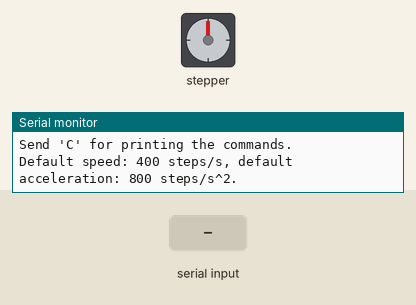
This sketch was run on a simulated Arduino Uno, built with avr-gcc and run on an emulated ATmega328P. On the bench: stepper motor, the last lines printed to the serial monitor. The test bench sets the inputs (shaded band). Stepper angles assume 200 steps per turn.

Above: at 1.2 s.
1.3 s: "P90\n" received over Serial
At 3.2 s:
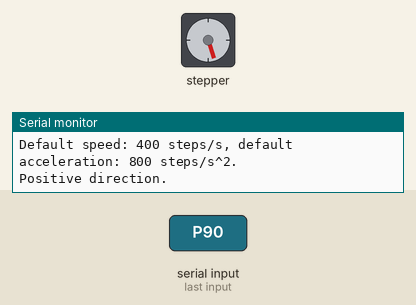
3.9 s: "N,45\n" received over Serial
At 5.8 s:
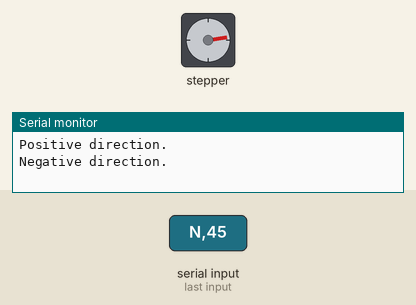
6.5 s: "H" received over Serial
At 7.8 s:
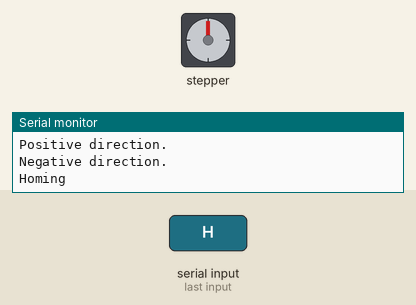
8.1 s: "r90\n" received over Serial
At 10.5 s:
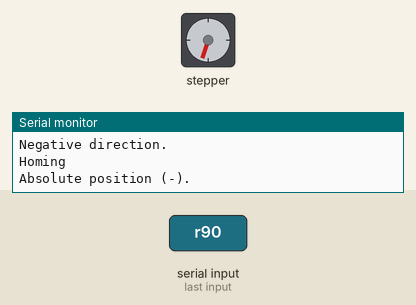
10.8 s: "R90\n" received over Serial
At 12.2 s:
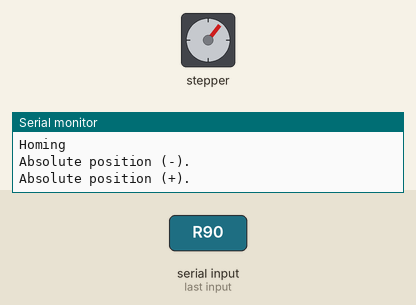
Timing chart, 0 to 13.8 s (numbered marks = the images above; inputs shaded):
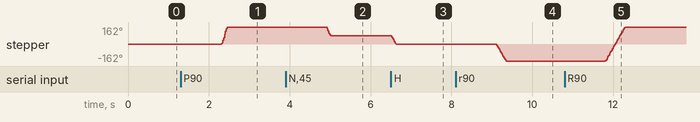

Measured:
- after the input at 1.3 s, stepper: turns 162° clockwise in 0.16 s, starting after 1.0 s
- after the input at 3.9 s, stepper: turns 81° counter-clockwise in 0.11 s, starting after 1.0 s
- after the input at 6.5 s, stepper: turns 81° counter-clockwise in 0.14 s, starting at once
- after the input at 8.1 s, stepper: turns 162° counter-clockwise in 0.26 s, starting after 1.0 s
- after the input at 10.8 s, stepper: turns 324° clockwise in 0.50 s, starting after 1.0 s

The sketch:

Stepper_AT_final.ino
```cpp
//Transforming the motor's rotary motion into linear motion by using a threaded rod:
//Threaded rod's pitch = 2 mm. This means that one revolution will move the nut 2 mm.
//Default stepping = 400 step/revolution.
// 400 step = 1 revolution = 8 mm linear motion. (4 start 2 mm pitch screw)
// 1 cm = 10 mm =>> 10/8 * 400 = 4000/8 = 500 steps are needed to move the nut by 1 cm.


//character for commands
/*
     'C' : Prints all the commands and their functions.
     'P' : Rotates the motor in positive (CW) direction, relative.
     'N' : Rotates the motor in negative (CCW) direction, relative.
     'R' : Rotates the motor to an absolute positive position (+).
     'r' : Rotates the motor to an absolute negative position (-).
     'S' : Stops the motor immediately.
     'A' : Sets an acceleration value.
     'L' : Prints the current position/location of the motor.
     'H' : Goes back to 0 position from the current position (homing).
     'U' : Updates the position current position and makes it as the new 0 position.
 */

#include <AccelStepper.h>

//User-defined values
long receivedSteps = 0; //Number of steps
long receivedSpeed = 0; //Steps / second
long receivedAcceleration = 0; //Steps / second^2
char receivedCommand;
//-------------------------------------------------------------------------------
int directionMultiplier = 1; // = 1: positive direction, = -1: negative direction
bool newData, runallowed = false; // booleans for new data from serial, and runallowed flag
AccelStepper stepper(1, 8, 9);// direction Digital 9 (CCW), pulses Digital 8 (CLK)

void setup()
{
    Serial.begin(115200); //define baud rate
    Serial.println("Demonstration of AccelStepper Library"); //print a messages
    Serial.println("Send 'C' for printing the commands.");

    //setting up some default values for maximum speed and maximum acceleration
    Serial.println("Default speed: 400 steps/s, default acceleration: 800 steps/s^2.");
    stepper.setMaxSpeed(6400); //SPEED = Steps / second
    stepper.setAcceleration(12800); //ACCELERATION = Steps /(second)^2

    stepper.disableOutputs(); //disable outputs


  // 6400 = 1 cm
  // 3200 = 0.5cm/s
}

void loop()
{
    //Constantly looping through these 2 functions.
    //We only use non-blocking commands, so something else (should also be non-blocking) can be done during the movement of the motor

    checkSerial(); //check serial port for new commands
    RunTheMotor(); //function to handle the motor

}


void RunTheMotor() //function for the motor
{
    if (runallowed == true)
    {
        stepper.enableOutputs(); //enable pins
        stepper.run(); //step the motor (this will step the motor by 1 step at each loop)
    }
    else //program enters this part if the runallowed is FALSE, we do not do anything
    {
        stepper.disableOutputs(); //disable outputs
        return;
    }
}


void checkSerial() //function for receiving the commands
{
    if (Serial.available() > 0) //if something comes from the computer
    {
        receivedCommand = Serial.read(); // pass the value to the receivedCommad variable
        newData = true; //indicate that there is a new data by setting this bool to true

        if (newData == true) //we only enter this long switch-case statement if there is a new command from the computer
        {
            switch (receivedCommand) //we check what is the command
            {

            case 'P': //P uses the move() function of the AccelStepper library, which means that it moves relatively to the current position.

                receivedSteps = Serial.parseFloat(); //value for the steps
                receivedSpeed = Serial.parseFloat(); //value for the speed
                directionMultiplier = 1; //We define the direction
                Serial.println("Positive direction."); //print the action
                RotateRelative(); //Run the function

                //example: P2000 400 - 2000 steps (5 revolution with 400 step/rev microstepping) and 400 steps/s speed
                //In theory, this movement should take 5 seconds
                break;

            case 'N': //N uses the move() function of the AccelStepper library, which means that it moves relatively to the current position.

                receivedSteps = Serial.parseFloat(); //value for the steps
                receivedSpeed = Serial.parseFloat(); //value for the speed
                directionMultiplier = -1; //We define the direction
                Serial.println("Negative direction."); //print action
                RotateRelative(); //Run the function

                //example: N2000 400 - 2000 steps (5 revolution with 400 step/rev microstepping) and 500 steps/s speed; will rotate in the other direction
                //In theory, this movement should take 5 seconds
                break;

            case 'R': //R uses the moveTo() function of the AccelStepper library, which means that it moves absolutely to the current position.

                receivedSteps = Serial.parseFloat(); //value for the steps
                receivedSpeed = Serial.parseFloat(); //value for the speed
                directionMultiplier = 1; //We define the direction
                Serial.println("Absolute position (+)."); //print the action
                RotateAbsolute(); //Run the function

                //example: R800 400 - It moves to the position which is located at +800 steps away from 0.
                break;

            case 'r': //r uses the moveTo() function of the AccelStepper library, which means that it moves absolutely to the current position.

                receivedSteps = Serial.parseFloat(); //value for the steps
                receivedSpeed = Serial.parseFloat(); //value for the speed
                directionMultiplier = -1; //We define the direction
                Serial.println("Absolute position (-)."); //print the action
                RotateAbsolute(); //Run the function

                //example: r800 400 - It moves to the position which is located at -800 steps away from 0.
                break;

            case 'S': // Stops the motor

                stepper.stop(); //stop motor
                stepper.disableOutputs(); //disable power
                Serial.println("Stopped."); //print action
                runallowed = false; //disable running
                break;

            case 'A': // Updates acceleration

                runallowed = false; //we still keep running disabled, since we just update a variable
                stepper.disableOutputs(); //disable power
                receivedAcceleration = Serial.parseFloat(); //receive the acceleration from serial
                stepper.setAcceleration(receivedAcceleration); //update the value of the variable
                Serial.print("New acceleration value: "); //confirm update by message
                Serial.println(receivedAcceleration); //confirm update by message
                break;

            case 'L': //L: Location

                runallowed = false; //we still keep running disabled
                stepper.disableOutputs(); //disable power
                Serial.print("Current location of the motor: ");//Print the message
                Serial.println(stepper.currentPosition()); //Printing the current position in steps.
                break;

            case 'H': //H: Homing

                runallowed = true;
                Serial.println("Homing"); //Print the message
                GoHome();// Run the function
                break;

            case 'U':

                runallowed = false; //we still keep running disabled
                stepper.disableOutputs(); //disable power
                stepper.setCurrentPosition(0); //Reset current position. "new home"
                Serial.print("The current position is updated to: "); //Print message
                Serial.println(stepper.currentPosition()); //Check position after reset.
                break;

            case 'C':

                PrintCommands(); //Print the commands for controlling the motor
                break;

            default:

                break;
            }
        }
        //after we went through the above tasks, newData is set to false again, so we are ready to receive new commands again.
        newData = false;
    }
}


void GoHome()
{
    if (stepper.currentPosition() == 0)
    {
        Serial.println("We are at the home position.");
        stepper.disableOutputs(); //disable power
    }
    else
    {
        stepper.setMaxSpeed(400); //set speed manually to 400. In this project 400 is 400 step/sec = 1 rev/sec.
        stepper.moveTo(0); //set abolute distance to move
    }
}

void RotateRelative()
{
    //We move X steps from the current position of the stepper motor in a given direction.
    //The direction is determined by the multiplier (+1 or -1)

    runallowed = true; //allow running - this allows entering the RunTheMotor() function.
    stepper.setMaxSpeed(receivedSpeed); //set speed
    stepper.move(directionMultiplier * receivedSteps); //set relative distance and direction
}


void RotateAbsolute()
{
    //We move to an absolute position.
    //The AccelStepper library keeps track of the position.
    //The direction is determined by the multiplier (+1 or -1)
    //Why do we need negative numbers? - If you drive a threaded rod and the zero position is in the middle of the rod...

    runallowed = true; //allow running - this allows entering the RunTheMotor() function.
    stepper.setMaxSpeed(receivedSpeed); //set speed
    stepper.moveTo(directionMultiplier * receivedSteps); //set relative distance
}

void PrintCommands()
{
    //Printing the commands
    Serial.println(" 'C' : Prints all the commands and their functions.");
    Serial.println(" 'P' : Rotates the motor in positive (CW) direction, relative.");
    Serial.println(" 'N' : Rotates the motor in negative (CCW) direction, relative.");
    Serial.println(" 'R' : Rotates the motor to an absolute positive position (+).");
    Serial.println(" 'r' : Rotates the motor to an absolute negative position (-).");
    Serial.println(" 'S' : Stops the motor immediately.");
    Serial.println(" 'A' : Sets an acceleration value.");
    Serial.println(" 'L' : Prints the current position/location of the motor.");
    Serial.println(" 'H' : Goes back to 0 position from the current position (homing).");
    Serial.println(" 'U' : Updates the position current position and makes it as the new 0 position. ");
}    
```
